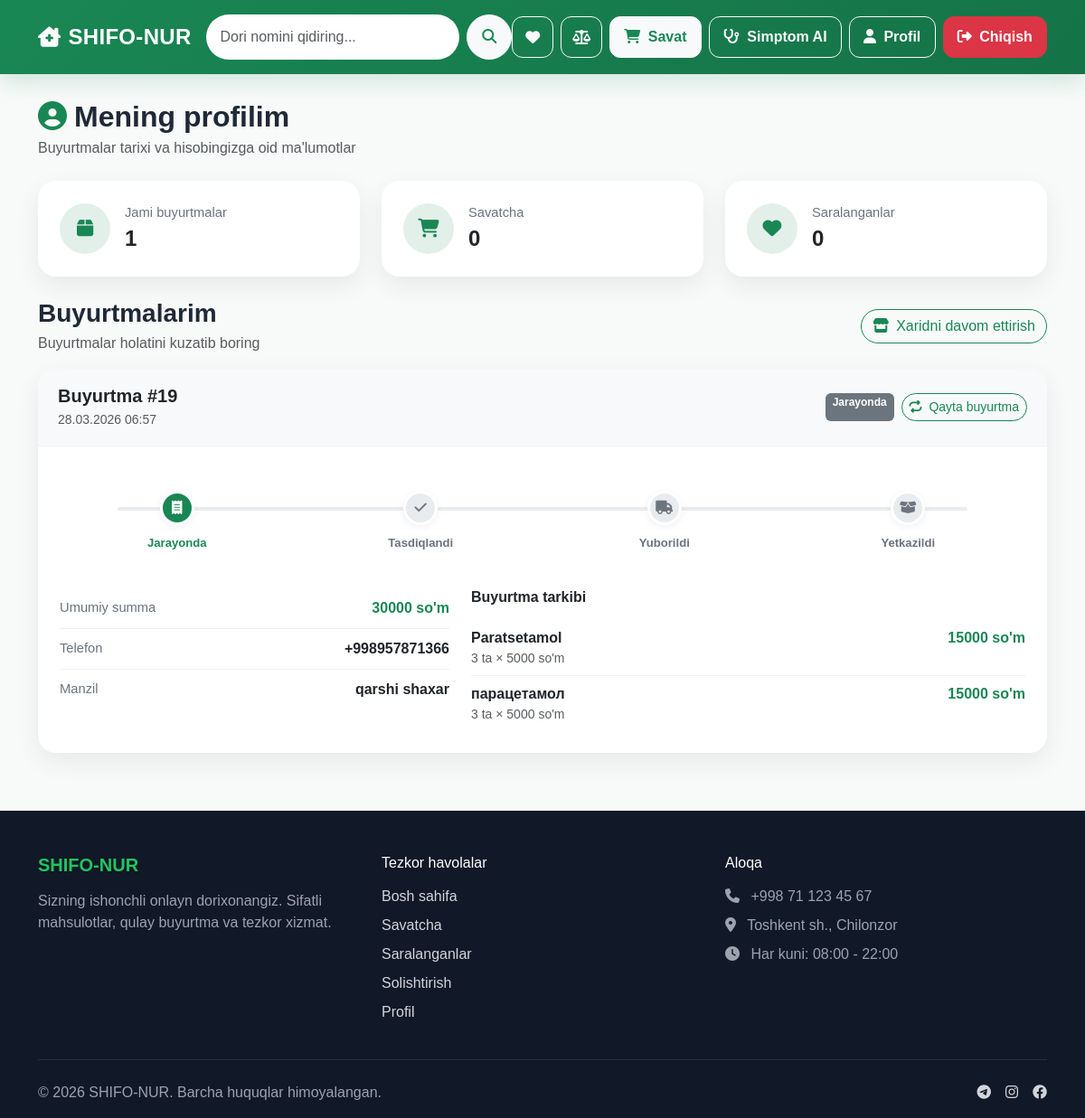
The app's page /profile/ (signed in), older data.
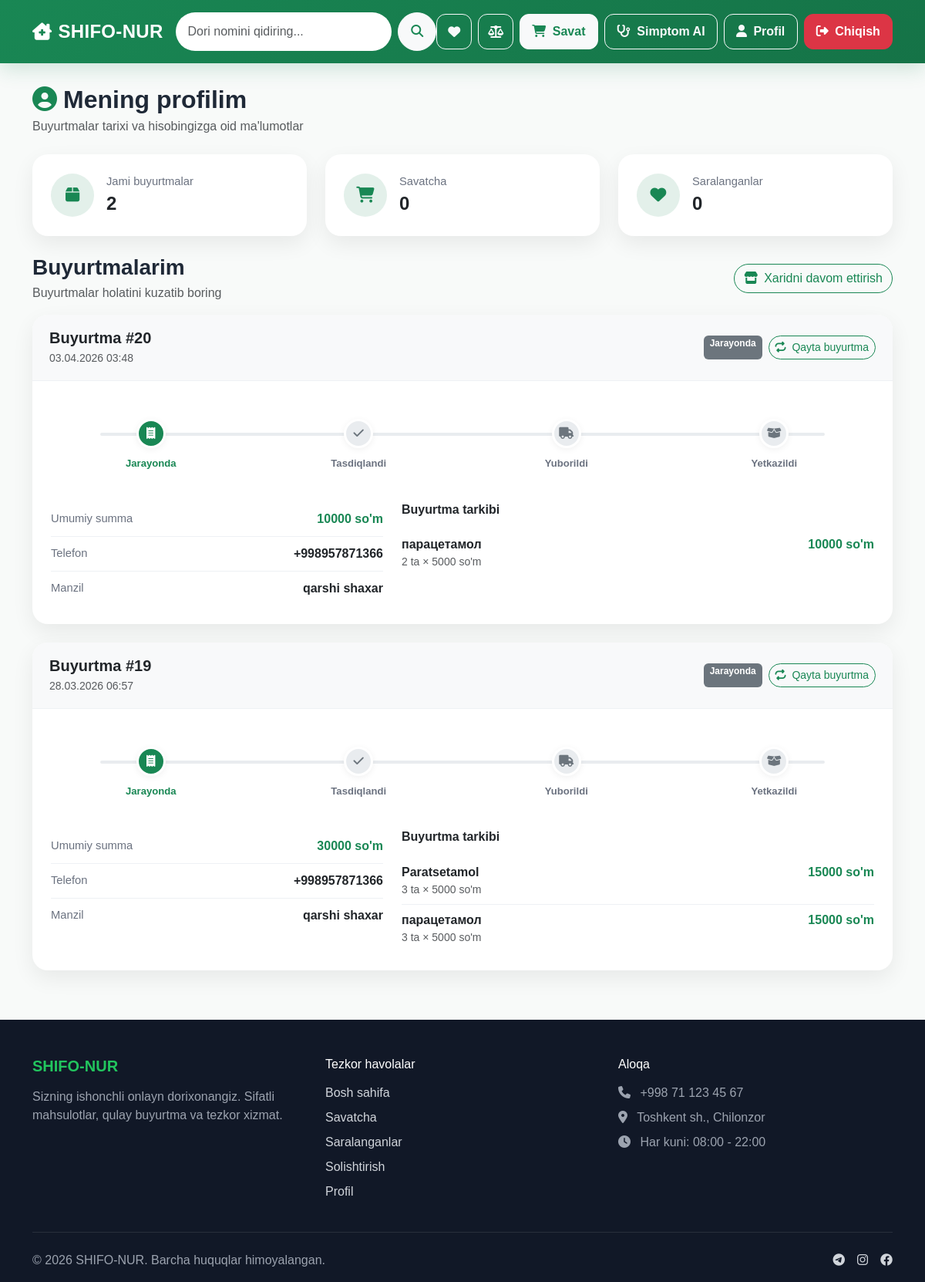
The same page, newer data.
### asosiy/models.py (models this page shows, shortened)
class Buyurtma(models.Model):
    HOLAT_TANLOVLARI = [
        ("Jarayonda", "Jarayonda"),
        ("Tasdiqlandi", "Tasdiqlandi"),
        ("Yuborildi", "Yuborildi"),
        ("Yetkazildi", "Yetkazildi"),
        ("Bekor qilindi", "Bekor qilindi"),
    ]
    foydalanuvchi = models.ForeignKey(
        User,
        on_delete=models.CASCADE,
        related_name="buyurtmalar"
    )
    sana = models.DateTimeField(auto_now_add=True)
    jami_summa = models.PositiveIntegerField(default=0)
    manzil = models.CharField(max_length=255)
    tel_raqam = models.CharField(max_length=20, default="+998")
    holati = models.CharField(
        max_length=50,
        choices=HOLAT_TANLOVLARI,
        default="Jarayonda"
    )
    class Meta:
        verbose_name = "Buyurtma"
        verbose_name_plural = "Buyurtmalar"
        ordering = ["-sana"]

class BuyurtmaMahsulot(models.Model):
    buyurtma = models.ForeignKey(
        Buyurtma,
        on_delete=models.CASCADE,
        related_name="buyurtma_dorilari"
    )
    mahsulot = models.ForeignKey(
        Mahsulot,
        on_delete=models.CASCADE,
        related_name="buyurtma_mahsulotlari"
    )
    soni = models.PositiveIntegerField(validators=[MinValueValidator(1)])
    narxi = models.PositiveIntegerField()
    class Meta:
        verbose_name = "Buyurtma mahsuloti"
        verbose_name_plural = "Buyurtma mahsulotlari"
    @property
    def jami_narx(self):
        return self.soni * self.narxi

class Mahsulot(models.Model):
    kategoriya = models.ForeignKey(
        Kategoriya,
        on_delete=models.CASCADE,
        related_name="mahsulotlar",
        null=True,
        blank=True
    )
    nomi = models.CharField(max_length=200)
    slug = models.SlugField(max_length=220, blank=True)
    narxi = models.PositiveIntegerField(validators=[MinValueValidator(1000)])
    tavsif = models.TextField(blank=True)
    rasm = models.ImageField(upload_to="dorilar/")
    mavjud_soni = models.PositiveIntegerField(default=100)
    is_active = models.BooleanField(default=True)
    created_at = models.DateTimeField(auto_now_add=True)
    updated_at = models.DateTimeField(auto_now=True)
    class Meta:
        verbose_name = "Mahsulot"
        verbose_name_plural = "Mahsulotlar"
        ordering = ["-created_at"]

### asosiy/views.py (the view)
# urls.py: path('profile/', views.profile, name='profile'),
@login_required
def profile(request):
    buyurtmalar = (
        Buyurtma.objects.filter(foydalanuvchi=request.user)
        .prefetch_related("buyurtma_dorilari__mahsulot")
        .order_by("-sana")
    )
    savat_soni = Savatcha.objects.filter(foydalanuvchi=request.user).count()
    saralangan_soni = Saralangan.objects.filter(foydalanuvchi=request.user).count()
    context = {
        "buyurtmalar": buyurtmalar,
        "savat_soni": savat_soni,
        "saralangan_soni": saralangan_soni,
    }
    return render(request, "profile.html", context)

### asosiy/context_processors.py (called while the page is built)
def global_data(request):
    savat_soni = 0
    compare_soni = 0
    if request.user.is_authenticated:
        savat_soni = Savatcha.objects.filter(foydalanuvchi=request.user).count()
    compare_list = request.session.get("compare_list", [])
    compare_soni = len(compare_list)
    return {
        "savat_soni": savat_soni,
        "compare_soni": compare_soni,
    }

### asosiy/templates/profile.html (shortened to what this page needs)
{% extends 'base.html' %}
{% block content %}
<div class="mb-4">
<h2 class="section-title mb-1">
<i class="fas fa-user-circle me-2 text-success"></i>Mening profilim
</h2>
<p class="text-muted mb-0">
Buyurtmalar tarixi va hisobingizga oid ma'lumotlar
</p>
</div>
<div class="row g-4 mb-4">
<div class="col-md-4">
<div class="card profile-stat-card">
<div class="card-body d-flex gap-3 align-items-center p-4">
<div class="stat-icon">
<i class="fas fa-box"></i>
</div>
<div>
<div class="muted-label">Jami buyurtmalar</div>
<div class="fs-4 fw-bold">{{ buyurtmalar|length }}</div>
</div>
</div>
</div>
</div>
<div class="col-md-4">
<div class="card profile-stat-card">
<div class="card-body d-flex gap-3 align-items-center p-4">
<div class="stat-icon">
<i class="fas fa-cart-shopping"></i>
</div>
<div>
<div class="muted-label">Savatcha</div>
<div class="fs-4 fw-bold">{{ savat_soni }}</div>
</div>
</div>
</div>
</div>
<div class="col-md-4">
<div class="card profile-stat-card">
<div class="card-body d-flex gap-3 align-items-center p-4">
<div class="stat-icon">
<i class="fas fa-heart"></i>
</div>
<div>
<div class="muted-label">Saralanganlar</div>
<div class="fs-4 fw-bold">{{ saralangan_soni }}</div>
</div>
</div>
</div>
</div>
</div>
<div class="d-flex justify-content-between align-items-center mb-3 flex-wrap gap-2">
<div>
<h3 class="section-title mb-1">Buyurtmalarim</h3>
<p class="text-muted mb-0">
Buyurtmalar holatini kuzatib boring
</p>
</div>
<a href="{% url 'home' %}" class="btn btn-outline-success rounded-pill">
<i class="fas fa-store me-2"></i>Xaridni davom ettirish
</a>
</div>
{% for buyurtma in buyurtmalar %}
<div class="card order-card mb-4">
<div class="order-header d-flex justify-content-between align-items-center flex-wrap gap-2">
<div>
<h5 class="mb-1 fw-bold">
Buyurtma #{{ buyurtma.id }}
</h5>
<div class="text-muted small">
{{ buyurtma.sana|date:"d.m.Y H:i" }}
</div>
</div>
<div class="d-flex gap-2">
<span class="badge bg-secondary">
{{ buyurtma.holati }}
</span>
<a href="{% url 'reorder' buyurtma.id %}" class="btn btn-outline-success btn-sm rounded-pill">
<i class="fas fa-repeat me-1"></i> Qayta buyurtma
</a>
</div>
</div>
<div class="card-body p-4">
<ul class="timeline">
<li class="timeline-step {% if buyurtma.holati == 'Jarayonda' or buyurtma.holati == 'Tasdiqlandi' or buyurtma.holati == 'Yuborildi' or buyurtma.holati == 'Yetkazildi' %}active{% endif %}">
<div class="timeline-icon"><i class="fas fa-receipt"></i></div>
<div class="timeline-label">Jarayonda</div>
</li>
<li class="timeline-step {% if buyurtma.holati == 'Tasdiqlandi' or buyurtma.holati == 'Yuborildi' or buyurtma.holati == 'Yetkazildi' %}active{% endif %}">
<div class="timeline-icon"><i class="fas fa-check"></i></div>
<div class="timeline-label">Tasdiqlandi</div>
</li>
<li class="timeline-step {% if buyurtma.holati == 'Yuborildi' or buyurtma.holati == 'Yetkazildi' %}active{% endif %}">
<div class="timeline-icon"><i class="fas fa-truck"></i></div>
<div class="timeline-label">Yuborildi</div>
</li>
<li class="timeline-step {% if buyurtma.holati == 'Yetkazildi' %}active{% endif %}">
<div class="timeline-icon"><i class="fas fa-box-open"></i></div>
<div class="timeline-label">Yetkazildi</div>
</li>
</ul>
<div class="row g-4 mt-3">
<div class="col-lg-5">
<div class="info-row">
<span class="muted-label">Umumiy summa</span>
<span class="fw-bold text-success">{{ buyurtma.jami_summa }} so'm</span>
</div>
<div class="info-row">
<span class="muted-label">Telefon</span>
<span class="fw-semibold">{{ buyurtma.tel_raqam }}</span>
</div>
<div class="info-row">
<span class="muted-label">Manzil</span>
<span class="fw-semibold text-end">{{ buyurtma.manzil }}</span>
</div>
</div>
<div class="col-lg-7">
<h6 class="fw-bold mb-3">Buyurtma tarkibi</h6>
{% for item in buyurtma.buyurtma_dorilari.all %}
<div class="product-line py-2 d-flex justify-content-between gap-3">
<div>
<div class="fw-semibold">{{ item.mahsulot.nomi }}</div>
<div class="small text-muted">
{{ item.soni }} ta × {{ item.narxi }} so'm
</div>
</div>
<div class="fw-bold text-success text-end">
{{ item.jami_narx }} so'm
</div>
</div>
{% endfor %}
</div>
</div>
</div>
</div>
{% endfor %}
{% endblock %}

### asosiy/templates/base.html (shortened to what this page needs)
{% load static %}
<!DOCTYPE html>
<html lang="uz">
<head>
    <link href="https://cdn.jsdelivr.net/npm/bootstrap@5.3.3/dist/css/bootstrap.min.css" rel="stylesheet">
    <link rel="stylesheet" href="https://cdnjs.cloudflare.com/ajax/libs/font-awesome/6.4.0/css/all.min.css">
</head>
<body>
    <nav class="navbar navbar-expand-lg navbar-dark navbar-custom sticky-top py-3">
        <div class="container">
            <a class="navbar-brand brand-logo" href="{% url 'home' %}">
                <i class="fas fa-clinic-medical me-2"></i>SHIFO-NUR
            </a>
            <div class="collapse navbar-collapse" id="navbarNav">
                <div class="search-wrapper mx-auto my-3 my-lg-0">
                    <form class="search-form d-flex w-100" action="{% url 'home' %}" method="get">
                        <input class="form-control me-2"
                               type="search"
                               name="q"
                               placeholder="Dori nomini qidiring..."
                               value="{{ request.GET.q|default:'' }}">
                        <button class="btn btn-light text-success fw-semibold" type="submit">
                            <i class="fas fa-search"></i>
                        </button>
                    </form>
                </div>
                <div class="d-flex align-items-center gap-2 navbar-actions">
                    {% if user.is_authenticated %}
                        <a href="{% url 'wishlist' %}" class="btn btn-outline-light nav-btn icon-btn" title="Saralanganlar">
                            <i class="fas fa-heart"></i>
                        </a>
                        <a href="{% url 'compare_products' %}" class="btn btn-outline-light nav-btn icon-btn position-relative" title="Solishtirish">
                            <i class="fas fa-scale-balanced"></i>
                        </a>
                        <a href="{% url 'cart' %}" class="btn btn-light text-success nav-btn nav-label-btn position-relative fw-bold" title="Savatcha">
                            <i class="fas fa-shopping-cart me-1"></i> Savat
                        </a>
                        <a href="{% url 'symptom_checker' %}" class="btn btn-outline-light nav-btn">
                            <i class="fas fa-stethoscope me-1"></i> Simptom AI
                        </a>
                        <a href="{% url 'profile' %}" class="btn btn-outline-light nav-btn">
                            <i class="fas fa-user me-1"></i> Profil
                        </a>
                        <form action="{% url 'logout' %}" method="post" class="d-inline">
                            <button class="btn btn-danger nav-btn" title="Chiqish">
                                <i class="fas fa-sign-out-alt me-1"></i> Chiqish
                            </button>
                        </form>
                    {% else %}
                        <a href="{% url 'login' %}" class="btn btn-light text-success nav-btn fw-bold">Kirish</a>
                        <a href="{% url 'register' %}" class="btn btn-outline-light nav-btn">Ro'yxatdan o'tish</a>
                    {% endif %}
                </div>
            </div>
        </div>
    </nav>
    <main class="container main-content content-wrapper">
        {% block content %}{% endblock %}
    </main>
    <footer class="text-white pt-5 pb-3">
        <div class="container">
            <div class="row g-4">
                <div class="col-md-4">
                    <h5 class="footer-title mb-3">SHIFO-NUR</h5>
                    <p class="footer-muted mb-0">
                        Sizning ishonchli onlayn dorixonangiz. Sifatli mahsulotlar, qulay buyurtma va tezkor xizmat.
                    </p>
                </div>
                <div class="col-md-4">
                    <h6 class="mb-3">Tezkor havolalar</h6>
                    <ul class="list-unstyled d-flex flex-column gap-2">
                        <li><a href="{% url 'home' %}" class="footer-link">Bosh sahifa</a></li>
                        <li><a href="{% url 'cart' %}" class="footer-link">Savatcha</a></li>
                        <li><a href="{% url 'wishlist' %}" class="footer-link">Saralanganlar</a></li>
                        <li><a href="{% url 'compare_products' %}" class="footer-link">Solishtirish</a></li>
                        <li><a href="{% url 'profile' %}" class="footer-link">Profil</a></li>
                    </ul>
                </div>
                <div class="col-md-4">
                    <h6 class="mb-3">Aloqa</h6>
                    <p class="footer-muted mb-2">
                        <i class="fas fa-phone me-2"></i> +998 71 123 45 67
                    </p>
                    <p class="footer-muted mb-2">
                        <i class="fas fa-location-dot me-2"></i> Toshkent sh., Chilonzor
                    </p>
                    <p class="footer-muted mb-0">
                        <i class="fas fa-clock me-2"></i> Har kuni: 08:00 - 22:00
                    </p>
                </div>
            </div>
            <hr class="border-secondary my-4">
            <div class="d-flex flex-column flex-md-row justify-content-between align-items-center gap-2">
                <p class="mb-0 footer-muted">
                    &copy; 2026 SHIFO-NUR. Barcha huquqlar himoyalangan.
                </p>
                <div class="d-flex gap-3">
                    <a href="#" class="footer-link"><i class="fab fa-telegram"></i></a>
                    <a href="#" class="footer-link"><i class="fab fa-instagram"></i></a>
                    <a href="#" class="footer-link"><i class="fab fa-facebook"></i></a>
                </div>
            </div>
        </div>
    </footer>
</body>
</html>

### asosiy/templates/base.html (style rules this page uses)
:root { --primary: #198754; --primary-dark: #146c43; --light-bg: #f8faf9; --card-radius: 18px; --shadow-sm: 0 6px 18px rgba(0, 0, 0, 0.06); --shadow-md: 0 10px 28px rgba(0, 0, 0, 0.10); }
html, body { height: 100%; }
body { background: var(--light-bg); font-family: Arial, Helvetica, sans-serif; color: #1f2937; min-height: 100vh; display: flex; flex-direction: column; }
.main-content { flex: 1; }
.navbar-custom { background: linear-gradient(135deg, #198754, #157347); box-shadow: 0 8px 24px rgba(25, 135, 84, 0.18); }
.brand-logo { font-size: 1.5rem; font-weight: 800; letter-spacing: 0.3px; }
.brand-logo i { font-size: 1.4rem; }
.search-form .form-control { border: none; border-radius: 999px; padding: 0.75rem 1rem; box-shadow: none; }
.search-form .btn { border-radius: 999px; padding: 0.75rem 1rem; }
.nav-btn { border-radius: 12px; font-weight: 600; padding: 0.65rem 0.95rem; transition: 0.25s ease; white-space: nowrap; }
.icon-btn { width: 46px; height: 46px; display: inline-flex; align-items: center; justify-content: center; border-radius: 12px; position: relative; }
.content-wrapper { margin-top: 28px; margin-bottom: 40px; }
footer { margin-top: auto; background: #111827; }
.footer-title { color: #22c55e; font-weight: 700; }
.footer-link { color: #d1d5db; text-decoration: none; transition: 0.2s ease; }
.footer-muted { color: #9ca3af; }
.nav-label-btn { position: relative; }
.search-wrapper { flex: 1; max-width: 560px; }

### asosiy/templates/profile.html (style rules this page uses)
.profile-stat-card, .order-card, .empty-order-card { border:none; border-radius:20px; box-shadow:0 10px 28px rgba(0,0,0,0.07); overflow:hidden; }
.profile-stat-card { background:#fff; height:100%; }
.stat-icon { width:56px; height:56px; border-radius:50%; background:rgba(25,135,84,0.12); color:#198754; display:flex; align-items:center; justify-content:center; font-size:1.3rem; flex-shrink:0; }
.order-header { background:#f8f9fa; border-bottom:1px solid #eef1f4; padding:18px 22px; }
.section-title { font-weight:800; color:#1f2937; }
.muted-label { color:#6b7280; font-size:0.92rem; }
.info-row { display:flex; justify-content:space-between; align-items:start; gap:16px; padding:10px 0; }
.info-row + .info-row { border-top:1px solid #eef1f4; }
.product-line + .product-line { border-top:1px solid #eef1f4; }
.timeline { margin-top:25px; padding:0; list-style:none; display:flex; justify-content:space-between; gap:10px; position:relative; }
.timeline::before { content:""; position:absolute; top:18px; left:6%; right:6%; height:4px; background:#e9ecef; z-index:1; border-radius:999px; }
.timeline-step { position:relative; z-index:2; flex:1; text-align:center; }
.timeline-icon { width:38px; height:38px; border-radius:50%; margin:0 auto 10px; display:flex; align-items:center; justify-content:center; background:#e9ecef; color:#6c757d; font-size:0.95rem; border:3px solid #fff; box-shadow:0 2px 8px rgba(0,0,0,0.06); }
.timeline-label { font-size:0.82rem; color:#6b7280; font-weight:600; }
.timeline-step.active .timeline-icon { background:#198754; color:#fff; }
.timeline-step.active .timeline-label { color:#198754; }

Row changes from the older to the newer data that the page shows:
added Buyurtma: id "20", sana "03.04.2026 03:48", holati "Jarayonda", jami_summa "10000", tel_raqam "+998957871366", manzil "qarshi shaxar"
added BuyurtmaMahsulot: mahsulot.nomi "парацетамол", soni "2", narxi "5000", jami_narx "10000", shown under "20"
Text that changed along with them:
{{ buyurtmalar|length }}: "1" → "2"
